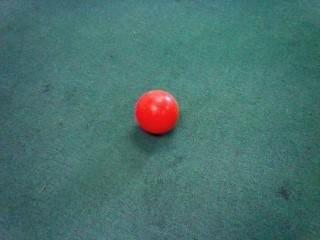
#> input picture Classify/Vision/picture/redball.jpg, 320 x 240 px, found by its file name
$ python BallTest.py
#> lines starting #> are read from the running program, lines starting #| are printed output that depends on the picture; after the words box and inside, x2 and y2 are one past the last pixel; in counts of white or black regions, pixels touching at a corner belong together
### Classify/Vision/DebugUI.py
import cv2
import numpy
import sys

class TrackBar():
    'A class to get TrackBar Value. Require: cv2 numpy'
    def __init__(self,winName='TrackBar',windowSize=(400,300)):
        self.winName = winName
        self.nameList = ['Temp']
        self.valueRange = [(0,255)]
        self.trackbarResult = []
        cv2.namedWindow(self.winName)
        cv2.resizeWindow(self.winName, windowSize[0], windowSize[1])
    def nothing(self,test):
        'A function to be the parameter of cv2.createTrackbar '
        pass
    def creatTrackbar(self,nameList = ['Temp'],valueRange = [[0,255]]):
        'Creat Trackbar'
        self.nameList = nameList
        self.valueRange = valueRange
        self.listLenth = len(self.nameList)
        if (self.listLenth > 0):
            for name,value in zip(self.nameList,self.valueRange):
                cv2.createTrackbar(name,self.winName,value[0],value[1],self.nothing)
#> further down, img is the input picture: shape (240, 320, 3); mean B, G, R 109.9, 114.5, 72.2
        else:
             print("Namelist is None!",sys._getframe().f_lineno,sys._getframe().f_code.co_name)
             exit()
        print 'Creat Trackbar Done!'
    def getTrackbarValue(self):
        'Get TrackbarValue'
        if(self.listLenth > 0):
            self.trackbarResult = []
            for name in self.nameList:
                tempResult = cv2.getTrackbarPos(name, self.winName )
                self.trackbarResult.append( tempResult )
            return self.trackbarResult
        else :
             print("Namelist is None!",sys._getframe().f_lineno,sys._getframe().f_code.co_name)
             exit()


### Classify/Vision/FindObject.py
import cv2
import numpy
import math
import sys
class Line:
    '''A class for line'''
    # [22 lines left out: functions __init__, getY, getX, update, not called in this run]
class FindObject:
    'A class to find object with opencv2. require: cv2 numpy'
    def __init__(self,img,debugFlag=False):
#> called with debugFlag = False
        self.img     = img
        self.hsvmask = None
        self.binary  = None
        self.debugFlag = debugFlag
        self.imgSize = img.shape
#> self.imgSize = (240, 320, 3)
#> (key q is pressed here)
        print ("A FindObject Class is created!")
    # [10 lines left out: function updateImg, not called in this run]
    def hsvFilter(self,lower_color=(0,0,0),upper_color=(255,255,255)):
        ''' convert to HSV color space and threshold
            input: lower_color=(0,0,0),upper_color=(255,255,255)
            return: img
        '''
#> called with lower_color = (0, 0, 0), upper_color = (30, 255, 255)
        self.hsv = cv2.cvtColor(self.img, cv2.COLOR_BGR2HSV)
#> self.hsv: shape (240, 320, 3); mean H, S, V 86.5, 105.7, 118.4
        self.mask = cv2.inRange(self.hsv, lower_color, upper_color)
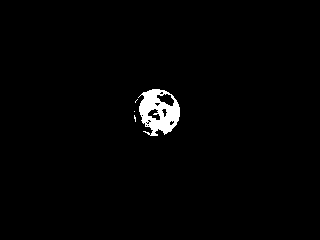
#> self.mask: shape (240, 320); 1.6% white; 4 white regions (3 under 20 px), largest, box (x1, y1, x2, y2) and area: (138, 89, 180, 136) 1188
        self.hsvmask = cv2.bitwise_and(self.img, self.img, mask=self.mask)

        if self.debugFlag is True :
            cv2.imshow('hsvFilter',self.hsvmask)
        return self.hsvmask
    def converToBinary(self,thresholdValue=0):
        ''' convert to binary
            input: thresholdValue=0
            return: img
            attention: hsvFileter need run firstly
        '''
#> called with thresholdValue = 0
        if self.hsvmask is None:
            print("hsvmask is None!",sys._getframe().f_lineno,sys._getframe().f_code.co_name)
            exit()
        else:
            self.gray = cv2.cvtColor(self.hsvmask,cv2.COLOR_BGR2GRAY)
            self.retval,self.binary = cv2.threshold(self.gray, thresholdValue, 255, cv2.THRESH_BINARY)
#> self.retval = 0
            if self.debugFlag is True :
                cv2.imshow('converToBinary',self.binary)
            return self.binary
    # [17 lines left out: function erode, not called in this run]
    def dilate(self,shape=cv2.MORPH_RECT, ksize=(3,3),binaryImg = None):
        ''' Dilates an image by using a specific structuring element.
            input : shape=cv2.MORPH_RECT, ksize=(3,3),binaryImg = None
            return: img
            attention: converToBinary need run before this
        '''
#> called with shape = 0, ksize = (5, 5)
        if binaryImg is None:
            binaryImg = self.binary
        if binaryImg is None:
            print("binary is None!",sys._getframe().f_lineno,sys._getframe().f_code.co_name)
            exit()
        else:
            kernel = cv2.getStructuringElement(shape,ksize)
            self.dilateImg = cv2.dilate(binaryImg,kernel)
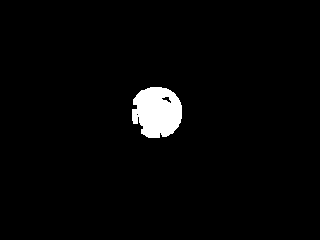
#> self.dilateImg: shape (240, 320); 2.6% white; 1 white region, box (x1, y1, x2, y2) and area: (132, 87, 182, 138) 1997
            if self.debugFlag is True :
                cv2.imshow('dilate',self.dilateImg)
            return self.dilateImg
    def getCenter(self):
        pass

class FindBall(FindObject):
    def __init__(self, img, debugFlag=False):
        FindObject.__init__(self, img, debugFlag=False)
        self.PickPosition = 0
        self.Height       = 0
    '''find  ball '''
    def getCenter(self,binaryImg=None,contoursRange=(60,1000),dilateFlag=True, ksize=(3,3)):
        '''Get the center the of the ball
        input : binaryImg,contoursRange=(200,1000)
        return: coutours,img
        '''
#> called with contoursRange = (60, 1000), dilateFlag = True, ksize = (3, 3)
        self.CenterP=[]
        if binaryImg is None :
            binaryImg = self.binary
        if binaryImg is None :
            print("binary is None!",sys._getframe().f_lineno,sys._getframe().f_code.co_name)
            exit()
        else:
            if dilateFlag is True :
                tempImg = binaryImg
                binaryImg=self.dilate(ksize=ksize,binaryImg=tempImg)
#> call 2 of dilate, with shape = 0, ksize = (3, 3)
#> in dilate (call 2), `self.dilateImg = cv2.dilate(binaryImg,kernel)`:
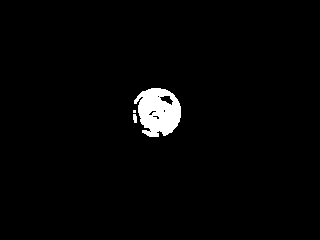
#> self.dilateImg: shape (240, 320); 2.2% white; 3 white regions (1 under 20 px)
            self.contourImg,self.contours,hierarchy = cv2.findContours(binaryImg,cv2.RETR_LIST,cv2.CHAIN_APPROX_NONE)
#> self.contours = 9 contours, 6 with area under 20; largest, box (x1, y1, x2, y2) and area: (134, 88, 181, 137) 1610, (159, 95, 174, 106) 76, (133, 114, 137, 123) 20
            i = 0
            count = len(self.contours)
#> count = 9
            while (i<count):
                if self.contours[i].shape[0] < contoursRange[0] or self.contours[i].shape[0] > contoursRange[1]:
                    del self.contours[i]
                    count = count - 1
                    i = i - 1
                i = i + 1
#> this loop made 9 passes
#> (count, i) on passes 1 to 8: (8, 0), (7, 0), (6, 0), (5, 0), (4, 0), (3, 0), (2, 0), (1, 0)
#> i on pass 9: 1
#> after the loop, count = 1; i = 1
            i = 0
            count = len(self.contours)
            while (i < count ):
                x, y, w, h = cv2.boundingRect(self.contours[i])
                if w > h:
                    k=w/h
                else:
                    k=h/w
                if k > 3:
                    #delete narrow contours
                    del self.contours[i]
                    count = count - 1
                    continue
                else:
                    area = math.fabs(cv2.contourArea(self.contours[i]))
                    if area >0:
                        if (w*h/area) > 3:
                            #delete tilt and narrow contours
                            del self.contours[i]
                            count = count - 1
                            i = i - 1
                    i = i + 1
#> this loop made 1 pass
#> (x, y, w, h, k, area, i) on pass 1: (134, 88, 47, 49, 1, 1610, 1)
#> after the loop, count = 1; i = 1

            if len(self.contours) >=1 :
                i=0
                count = len(self.contours)
                _white =  (255, 255, 255)
                while(i<count):
                    x, y, w, h = cv2.boundingRect(self.contours[i])
                    lx = x + w/2
                    ly = y + h/2

                    self.CenterP.append([lx,ly])
                    i=i+1
#> this loop made 1 pass
#> (x, y, w, h, lx, ly, i) on pass 1: (134, 88, 47, 49, 157, 112, 1)
#> after the loop, i = 1; self.CenterP = [[157, 112]]
                self.CenterP = numpy.asarray(self.CenterP)
                idex = numpy.lexsort([self.CenterP[:,1],self.CenterP[:,0]])
#> idex = [0]
                self.CenterP = self.CenterP[idex,:]
                return  self.contours,self.CenterP
            else :
                self.CenterP = numpy.asarray(self.CenterP)
                return self.contours,self.CenterP

    def draw(self,calFlag = False):
#> called with calFlag = False
        _white =  (255, 255, 255)
        self.drawImg = self.img.copy()
        if len(self.contours) > 0 and len(self.contours) == len(self.CenterP):
            #cv2.drawContours(self.drawImg,self.contours,-1,_white,5)
            i=0
            count = len(self.CenterP)
#> count = 1
            while(i<count):
                cv2.circle(self.drawImg, (self.CenterP[i][0], self.CenterP[i][1]),4, _white, -1)
                area = math.fabs(cv2.contourArea(self.contours[i]))
                cv2.circle(self.drawImg, (self.CenterP[i][0], self.CenterP[i][1]), int(math.sqrt(area/math.pi)), _white, 0)
                i = i + 1
#> this loop made 1 pass
#> (area, i) on pass 1: (1610, 1)
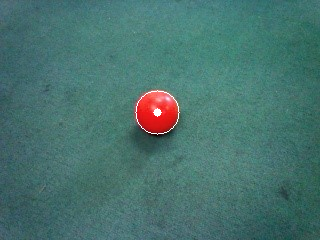
#> self.drawImg: shape (240, 320, 3); 0.23% of pixels changed, all inside (x1, y1, x2, y2) = (135, 90, 180, 135)
#> after the loop, i = 1
            if calFlag is True:
                 cv2.line(self.drawImg,(self.PickPosition,0),(self.PickPosition,self.imgSize[0]),(255,255,0),3)
                 cv2.line(self.drawImg,(0,self.Height),(self.imgSize[1],self.Height),(255,255,0),3)
            cv2.imshow("Redball",self.drawImg)
        else:
            if calFlag is True:
                 cv2.line(self.drawImg,(self.PickPosition,0),(self.PickPosition,self.imgSize[0]),(255,255,0),3)
                 cv2.line(self.drawImg,(0,self.Height),(self.imgSize[1],self.Height),(255,255,0),3)
            cv2.imshow("Redball",self.drawImg)
    # [65 lines left out: functions calculate, BigOrSmall, not called in this run]
class FindTrack(FindObject):
    # [147 lines left out: functions __init__, getCenter, draw, getDelta, not called in this run]

class BallShow:
    def __init__(self,ball):
        self.key = ord('q')
        self.ball = ball
    def updateBall(self,ball):
        self.ball = ball
    # [15 lines left out: functions switchWindow, showImg, not called in this run]
class TrackShow:
    def __init__(self,track):
        self.key = ord('q')
        self.track = track
    def updateBall(self,ball):
        self.track = track
    # [15 lines left out: functions switchWindow, showImg, not called in this run]

### Classify/Vision/BallTest.py
import cv2
import numpy
from FindObject import *
from DebugUI import TrackBar
#Trackbar Test
nameList = ['Hmin',"Smin","Vmin","Hmax","Smax","Vmax"]
valueRange=[(0,255),(0,255),(0,255),(30,255),(255,255),(255,255)]
trackbar = TrackBar("Test")
trackbar.creatTrackbar(nameList,valueRange)
barBinary = TrackBar("converToBinary")
barBinary.creatTrackbar(['threshold:'],[(0,255)])
#Trackbar Test

img = cv2.imread(".\\vision\\picture\\redball.jpg")
cv2.imshow('ORIGIN', img)
ball = FindBall(img,debugFlag = True)
while True :
    color = trackbar.getTrackbarValue()
    threshold = barBinary.getTrackbarValue()
    key = cv2.waitKey(1)
    ball.hsvFilter(tuple(color[0:3]),tuple(color[3:]))
    ball.converToBinary(threshold[0])
    ball.dilate(ksize=(5,5))
    ball.getCenter()
    ball.draw()
    if key == 27:
        break
cv2.destroyAllWindows()
